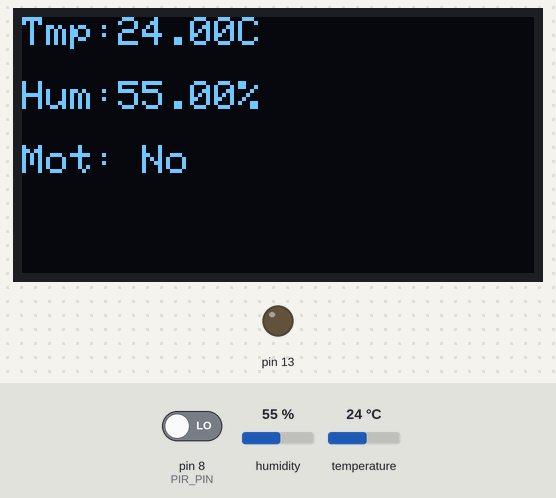
The sketch below on a simulated Arduino Uno, built with avr-gcc and run on an emulated ATmega328P. Shown: 128×64 one-colour display, output pins drawn as LEDs (lit = HIGH). The inputs (shaded band) are chosen by the test bench; at power-on: pin 8 (PIR_PIN) LOW, humidity 55 %, temperature 24 °C. What the sketch prints to the serial monitor is not drawn.

Above: at 2.6 s.
2.7 s: pin 8 (PIR_PIN) driven HIGH
At 5.1 s:
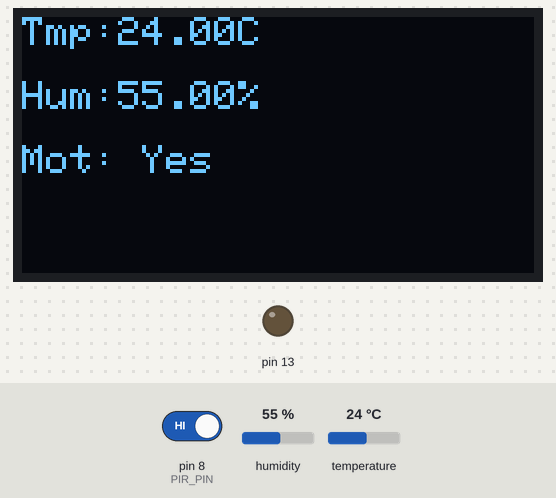
5.6 s: pin 8 (PIR_PIN) driven LOW
At 5.84 s:
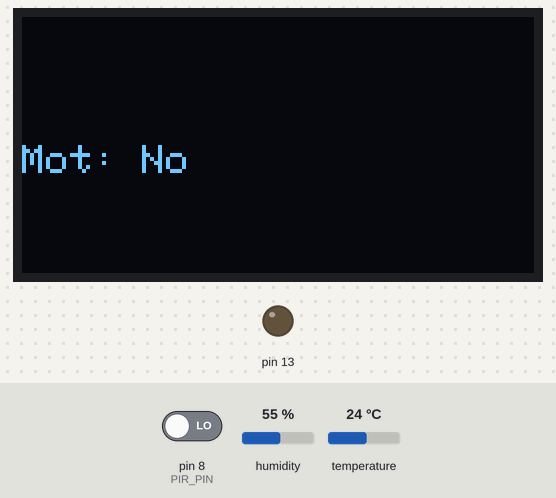
11.6 s: humidity set to 22 %
At 15.3 s:
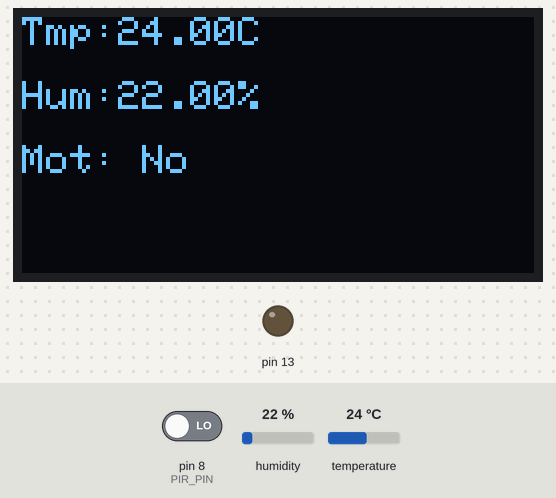
15.6 s: temperature set to 12 °C
At 19.3 s:
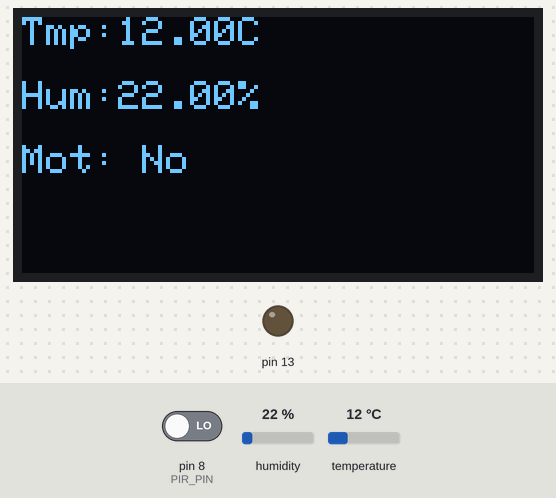
19.6 s: humidity set to 40 %
At 22.6 s:
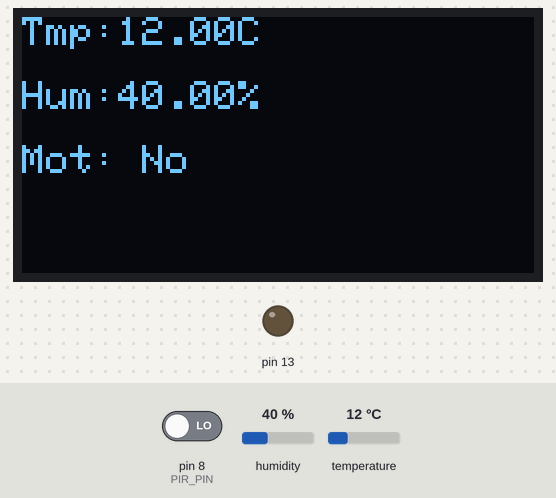
23.6 s: temperature set to 19 °C
Timing chart, 0 to 26.6 s (numbered marks = the images above; inputs shaded):
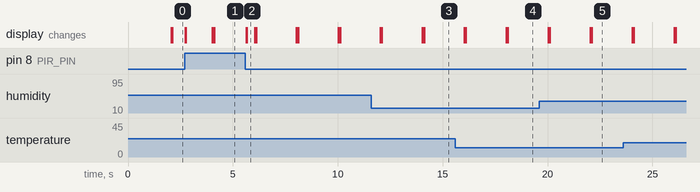

The sketch:

Megasus3000.ino
```cpp
#include "DHT.h"
#include <SPI.h>
#include <Wire.h>
#include <Adafruit_GFX.h>
#include <Adafruit_SSD1306.h>
#define DHTTYPE DHT22
#define PIR_PIN 8

class SensorDHT22 {
private:
  static const int DHTPIN = 2;
  DHT dht;
public:
  SensorDHT22() : dht(DHTPIN, DHTTYPE) {
    dht.begin();
  }
  float getTemperature() {
    return dht.readTemperature();
  }
  float getHumidity() {
    return dht.readHumidity();
  }
};

class OLED {
private:
  static const int SCREEN_WIDTH = 128;
  static const int SCREEN_HEIGHT = 64;
  static const int OLED_RESET = -1;
  Adafruit_SSD1306 display;
public:
  OLED() : display(SCREEN_WIDTH, SCREEN_HEIGHT, &Wire, OLED_RESET) {
    if (!display.begin(SSD1306_SWITCHCAPVCC, 0x3C)) {
      for (;;);
    }
    this->clean();
  }
  void render(String message, int yPosition) {
    display.setCursor(0, yPosition);
    display.setTextSize(1);
    display.setTextColor(SSD1306_WHITE);
    display.print(message);
    display.display();
  }
  void clean() {
    display.clearDisplay();
    display.setCursor(0, 0);
    display.display();
  }
};

OLED* display;
SensorDHT22* dht;

unsigned long previousMillis = 0;
const long interval = 2000; // Actualizar cada 2 segundos
bool motionDetected = false;

void setup() {
  Serial.begin(9600);
  Serial.println("Initializing..");
  display = new OLED();
  dht = new SensorDHT22;
  pinMode(PIR_PIN, INPUT);
  pinMode(13, OUTPUT);
}

void loop() {
  unsigned long currentMillis = millis();

  // Check for motion every cycle
  bool motionState = digitalRead(PIR_PIN) == HIGH;
  if (motionState != motionDetected) {
    motionDetected = motionState;
    display->clean();
    String motionMsg = motionDetected ? "Mot: Yes" : "Mot: No";
    display->render(motionMsg, 32); // Render motion message
  }

  // Update temperature and humidity every interval
  if (currentMillis - previousMillis >= interval) {
    previousMillis = currentMillis;

    float t = dht->getTemperature();
    float h = dht->getHumidity();

    display->clean();
    String temperatureMsg = "Tmp:" + String(t) + "C";
    String humidityMsg = "Hum:" + String(h) + "%";
    display->render(temperatureMsg, 0);
    display->render(humidityMsg, 16);
    display->render(motionDetected ? "Mot: Yes" : "Mot: No", 32);
  }
}
```

Measured:
- after the input at 2.7 s, the display: first differs from a run without the input after 0.05 s (image 1 shows a later state)
- after the input at 5.6 s, the display: first differs from a run without the input after 0.05 s (image 2)
- after the input at 11.6 s, the display: first differs from a run without the input after 2.5 s (image 3)
- after the input at 15.6 s, the display: first differs from a run without the input after 2.5 s (image 4)
- after the input at 19.6 s, the display: first differs from a run without the input after 2.5 s (image 5)
